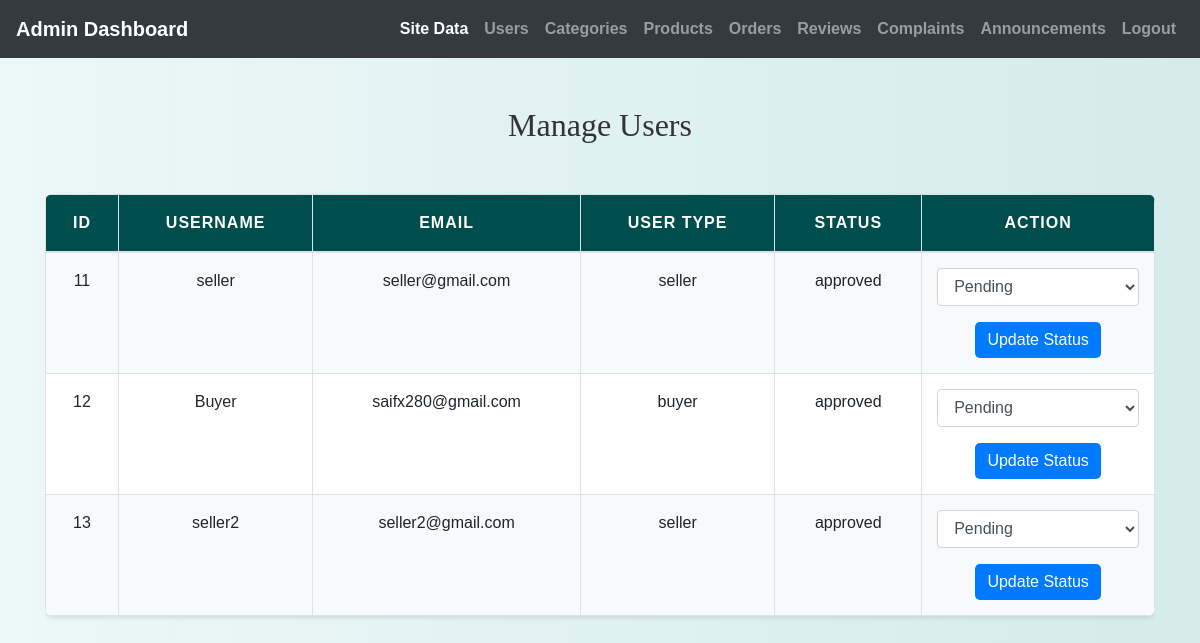
The app's page /admin/admin_user.php (signed in) with its own data.
### tables this page shows
CREATE TABLE `users` (
  `id` int(11) NOT NULL,
  `username` varchar(50) NOT NULL,
  `password` varchar(255) NOT NULL,
  `usertype` enum('buyer','seller') NOT NULL,
  `email` varchar(100) NOT NULL,
  `phone` varchar(20) NOT NULL,
  `status` varchar(10) DEFAULT 'pending'
);

### admin/admin_user.php (the view, shortened to what this page needs)
<?php
include 'config.php';
$sql = "SELECT id, username, email, usertype, status FROM users";
$result = mysqli_query($conn, $sql);
?>
<!DOCTYPE html>
<html>
<head>
    <link rel="stylesheet" href="https://stackpath.bootstrapcdn.com/bootstrap/4.3.1/css/bootstrap.min.css">
    <link rel="stylesheet" href="./css/style.css">
</head>
<body>
    <?php include('admin_navbar.php'); ?>
    <div class="container mt-5">
        <h2 class="text-center">Manage Users</h2>
        <div class="table-responsive">
            <table class="table table-bordered">
                <thead>
                    <tr>
                        <th>ID</th>
                        <th>Username</th>
                        <th>Email</th>
                        <th>User Type</th>
                        <th>Status</th>
                        <th>Action</th>
                    </tr>
                </thead>
                <tbody>
                    <?php
                    while ($row = mysqli_fetch_assoc($result)) {
                        echo "<tr>";
                        echo "<td>" . $row['id'] . "</td>";
                        echo "<td>" . $row['username'] . "</td>";
                        echo "<td>" . $row['email'] . "</td>";
                        echo "<td>" . $row['usertype'] . "</td>";
                        echo "<td>" . $row['status'] . "</td>";
                        echo "<td>
                            <form action='" . htmlspecialchars($_SERVER["PHP_SELF"]) . "' method='post'>
                                <input type='hidden' name='user_id' value='" . $row['id'] . "'>
                                <div class='form-group'>
                                    <select class='form-control' name='new_status'>
                                        <option value='pending'>Pending</option>
                                        <option value='approved'>Approved</option>
                                        <option value='rejected'>Rejected</option>
                                    </select>
                                </div>
                                <button type='submit' class='btn btn-primary'>Update Status</button>
                            </form>
                        </td>";
                        echo "</tr>";
                    }
                    ?>
                </tbody>
            </table>
        </div>
    </div>
</body>
</html>

### admin/css/style.css (style rules this page uses)
body { background: linear-gradient(90deg, rgba(233, 246, 246, 0.831), rgba(207, 233, 233, 0.9)); font-family: 'Arial', sans-serif; color: #333; line-height: 1.6; }
h1, h2, h3, h4 { text-align: center; margin-top: 30px; margin-bottom: 30px; font-family: 'Georgia', serif; }
.container { margin-bottom: 40px; }
.table { width: 100%; border-collapse: collapse; margin-top: 20px; font-size: 16px; background-color: #ffffff; border-radius: 8px; overflow: hidden; box-shadow: 0 2px 4px rgba(0, 0, 0, 0.1); }
.table th, .table td { padding: 15px; border: 1px solid #dee2e6; text-align: center; }
.table thead th { background-color: #004d4d; color: white; font-weight: bold; text-transform: uppercase; letter-spacing: 1px; }
.table tbody tr:nth-child(odd) { background-color: #f8f9fa; }
.btn-primary { color: #fff; border: none; border-radius: 5px; cursor: pointer; transition: background-color 0.3s ease; }

### records on screen
users: id "11", username "seller", email "seller@gmail.com", usertype "seller", status "approved"
users: id "12", username "Buyer", email "saifx280@gmail.com", usertype "buyer", status "approved"
users: id "13", username "seller2", email "seller2@gmail.com", usertype "seller", status "approved"
